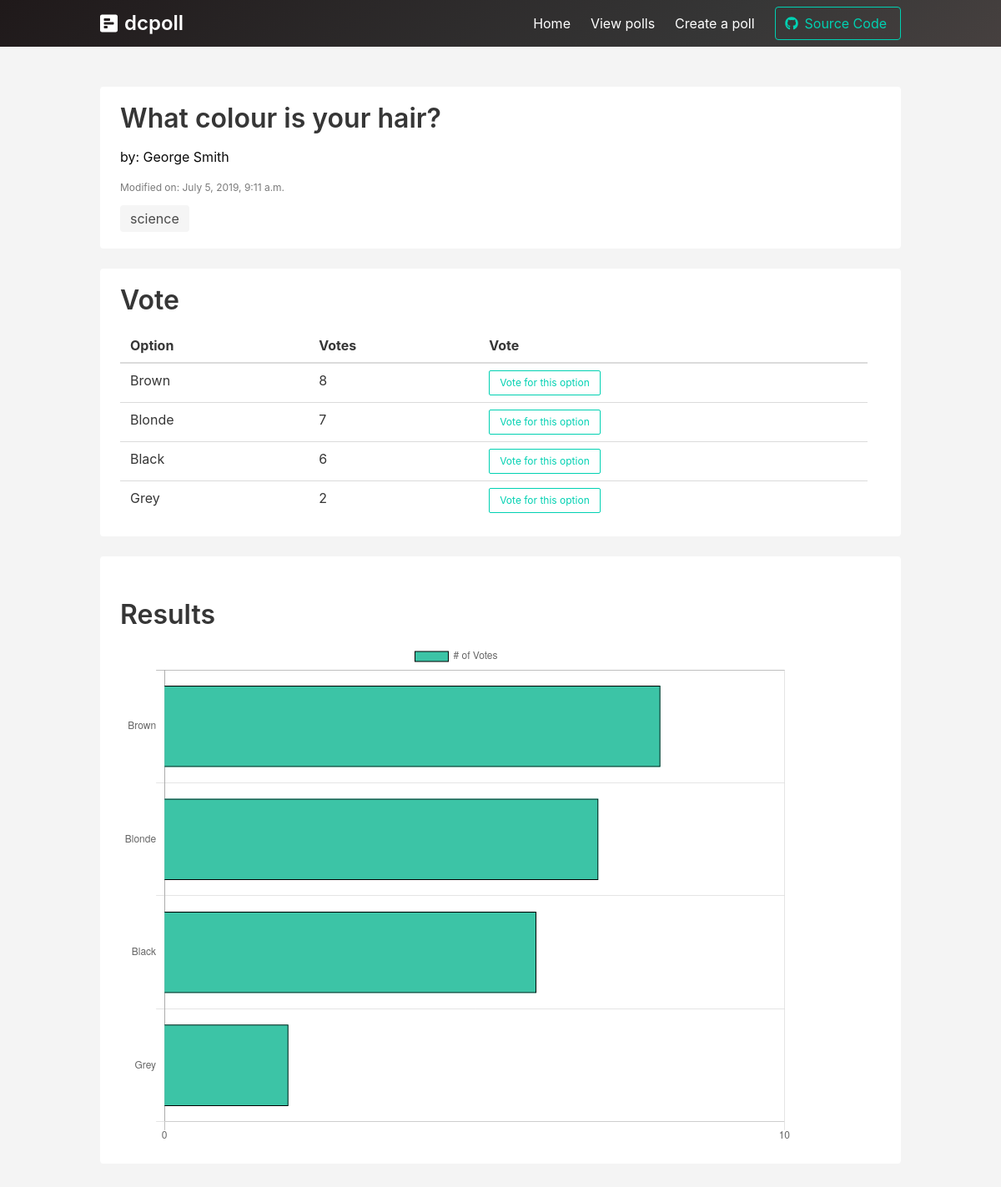
Screenshot of /polls/view/6/ with the database file from the repository.
### polls/models.py (models this page shows, shortened)
class Poll(models.Model):
    title = models.CharField(max_length=50, unique=True)
    tags = models.ManyToManyField(Tag)
    author = models.CharField(max_length=40)
    created_at = models.DateTimeField(auto_now_add=True)
    modified_at = models.DateTimeField(auto_now=True)

class Tag(models.Model):
    tag_name = models.CharField(max_length=50)
    created_at = models.DateTimeField(auto_now_add=True)
    modified_at = models.DateTimeField(auto_now=True)
    def __str__(self):
        return self.tag_name

class Option(models.Model):
    text = models.CharField(max_length=255)
    poll = models.ForeignKey(Poll, related_name='options', on_delete=models.CASCADE)
    votes = models.IntegerField(default=0)
    created_at = models.DateTimeField(auto_now_add=True)
    modified_at = models.DateTimeField(auto_now=True)

### polls/views.py (the view)
# urls.py: path('polls/view/<int:poll_id>/', polls_view, name='polls-view')
def polls_view(request, poll_id):
    poll = get_object_or_404(Poll, pk=poll_id)
    options = poll.options.all()
    option_votes = [o.votes for o in options]
    option_names = [o.text for o in options]
    context = { 'poll': poll, 'votes': option_votes, 'names': option_names}
    return render(request, 'poll-detail.html', context)

### templates/poll-detail.html
{% extends 'base.html' %}
{% block content %}
<section class="hero is-dark is-bold">
	{% include 'navbar.html' %}
</section>
<section class="section" style="min-height: 100vh; background-color: #f4f4f4;">
	<section class="container">
		<section class="notification is-white">
            <div class="content">
                <h1>{{poll.title}}</h1>
                <p>by: {{poll.author}}</p>
                <p class="help has-text-grey">Modified on: {{poll.modified_at}}</p>
                <p>
                    {% for tag in poll.tags.all %}
                    <span class="tag is-medium is-light">{{ tag }}</span>
                    {% endfor %}
                </p>
            </div>
</section>
<section class="notification is-white">
        <div class="content">
                <h1>Vote</h1>
                <table class="table is-hoverable">
                    <thead>
                        <tr>
                            <th>Option</th>
                            <th>Votes</th>
                            <th>Vote</th>
                        </tr>
                    </thead>
                    <tbody>
                        {% for option in poll.options.all %}
                        <tr>
                            <td>{{ option.text}}</td>
                            <td>{{ option.votes}}</td>
                            <td>
                                <a href="{% url 'polls-vote' option.id %}" class="button is-small is-outlined is-primary">Vote for this option</a>
                            </td>
                        </tr>
                        {% endfor %}
                    </tbody>
                </table>
        </div>
</section>
<section class="notification is-white">
    <div class="content">
            <h1>Results</h1>
            <canvas id="myChart" width="400" height="300" style="max-width: 90%;"></canvas>
    </div>
</section>
</section>
</section>
<script>
        var ctx = document.getElementById('myChart');
        var myChart = new Chart(ctx, {
            type: 'horizontalBar',
            data: {
                labels: {{ names | safe}},
                datasets: [{
                    label: '# of Votes',
                    data: {{ votes | safe}},
                    backgroundColor: '#3CC4A6',
                    borderColor: '#000',
                    borderWidth: 1
                }]
            },
            options: {
                scales: {
                    xAxes: [{
                        ticks: {
                            beginAtZero: true,
                            stepSize: 10
                        }
                    }]
                }
            }
        });
        </script>
{% endblock %}

### templates/base.html (style rules this page uses)
.button { transition: background-color 0.24s ease; }

### rows the page displays
Poll: title "What colour is your hair?", author "George Smith", modified_at "July 5, 2019, 9:11 a.m."
Tag: tag_name "science"
Option: text "Brown", votes "8"
Option: text "Blonde", votes "7"
Option: text "Black", votes "6"
Option: text "Grey", votes "2"

### other values shown
chart data {{ names | safe }} ['Brown', 'Blonde', 'Black', 'Grey']
chart data {{ votes | safe }} [8, 7, 6, 2]
